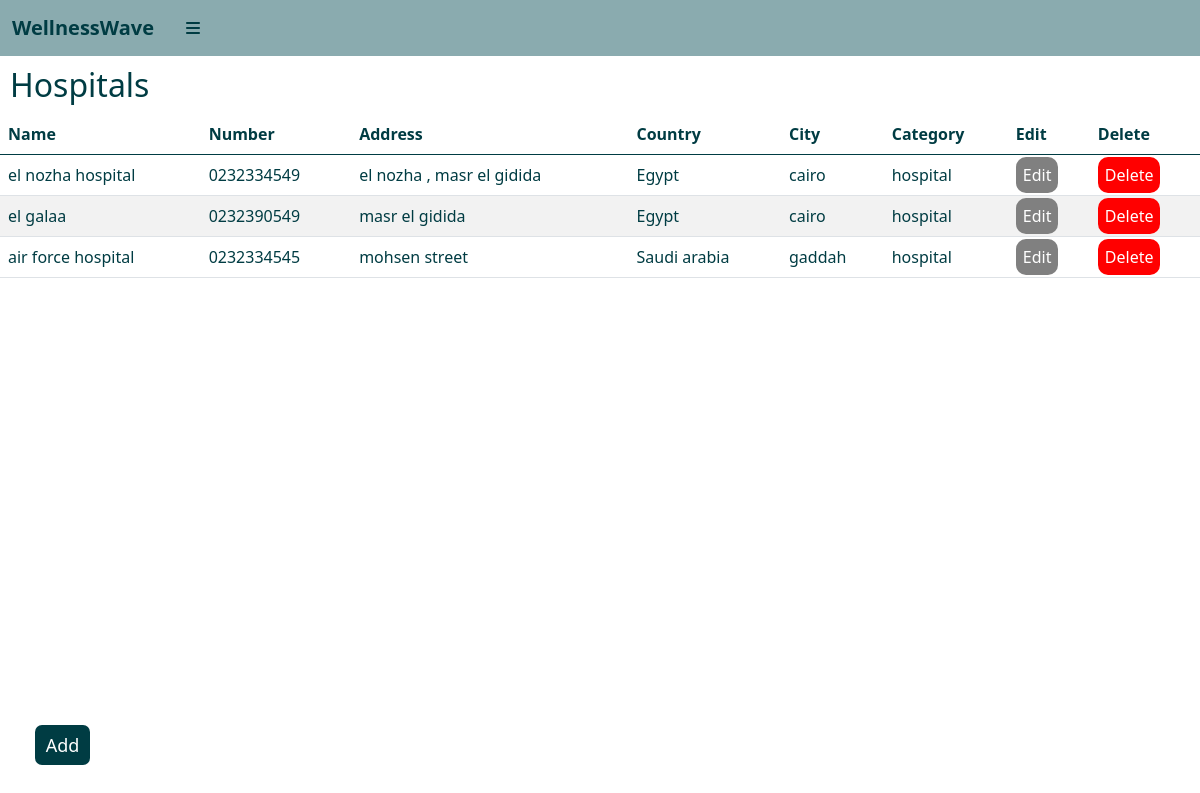
The app's page /wellness-wave-as-admin/ADhospital.php with its own data.
### tables this page shows
CREATE TABLE `hospital` (
  `hospital_id` int(11) NOT NULL,
  `hospital_name` varchar(255) NOT NULL,
  `phone` varchar(255) NOT NULL,
  `address` varchar(255) NOT NULL,
  `country` varchar(255) NOT NULL,
  `city` varchar(255) NOT NULL,
  `category_id` int(11) NOT NULL,
  `image` longtext NOT NULL
);

CREATE TABLE `category` (
  `category_id` int(11) NOT NULL,
  `category_name` varchar(255) NOT NULL
);

### wellness-wave-as-admin/ADhospital.php (the view, shortened to what this page needs)
<?php
include("connection.php");
$join = "SELECT * FROM `hospital` JOIN `category` ON `hospital`. `category_id`=`category`.`category_id`";
$run_join = mysqli_query($connect, $join);
?>
<!DOCTYPE html>
<html lang="en">
<head>
    <link rel="stylesheet" href="CSS/bootstrap.min.css">
    <link rel="stylesheet" href="https://cdnjs.cloudflare.com/ajax/libs/font-awesome/6.5.2/css/all.min.css">
    <link rel="stylesheet" href="./CSS/ADhospital.css">
</head>
<body>
    <div class="main close-nav" id="mainDiv">
        <nav class="navbar navbar-expand-lg navbar-light bg-light">
            <div class="container-fluid">
                <a class="navbar-brand" href="#">WellnessWave</a>
                <div class="collapse navbar-collapse" id="navbarSupportedContent">
                    <li class="nav-item ">
                        <a id="toggleBtn" class="nav-link " href="#" tabindex="-1" aria-disabled="true">
                            <i class="fa-solid fa-bars">
                            </i>
                        </a>
                    </li>
                </div>
            </div>
        </nav>
        <div class="head">
            <h2>Hospitals</h2>
            <table id="example" class="table table-striped" style="width:100%">
                <thead>
                    <tr>
                        <th>Name</th>
                        <th>Number</th>
                        <th>Address</th>
                        <th>Country</th>
                        <th>City</th>
                        <th>Category</th>
                        <th>Edit</th>
                        <th>Delete</th>
                    </tr>
                </thead>
                <tbody>
                    <tr>
                    <?php
              foreach($run_join as $key) { ?>
              <tr>
              <td><?php echo $key['hospital_name']; ?></td>
              <td><?php echo $key['phone']; ?></td>
              <td><?php echo $key['address']; ?></td>
              <td><?php echo $key['country']; ?></td>
              <td><?php echo $key['city']; ?></td>
              <td><?php echo $key['category_name']; ?></td>
              <td><a href="hospitalform.php?edit=<?php echo $key['hospital_id']; ?>"  class="two" >Edit</a></td>
              <td><a href="ADhospital.php?delete=<?php echo $key['hospital_id']; ?>" class="one">Delete</a></td>
                    </tr>
                    <?php
             } ?>
                </tbody>
            </table>
        </div>
        <div class="add">
           <a href="hospitalform.php"> <button>
                Add
            </button></a>
        </div>
</body>
</html>

### wellness-wave-as-admin/css/ADhospital.css (style rules this page uses)
* { padding: 0; margin: 0; box-sizing: border-box; list-style: none; color: #003c43; }
.main { width: 80%; min-height: 100vh; position: absolute; left: 20%; }
.navbar { background-color: #054c5477 !important; color: #003c43 !important; }
.close-nav { width: 100%; left: 0; }
.one { background-color: red; padding: 7px; color: white; border-radius: 10px; text-decoration: none; transition: 0.3s; }
.two { background-color: gray; padding: 7px; color: white; border-radius: 10px; text-decoration: none; transition: 0.3s; }
h2 { margin: 10px; }
.nav-link { transition: 0.2s; color: white !important; }
.navbar-brand { color: #003c43 !important; font-weight: bold; }
.add button { position: absolute; left: 35px; border: none; bottom: 35px; border-radius: 7px; background-color: #003c43; color: white; width: 55px; font-size: large; height: 40px; }

### records on screen
hospital: hospital_name "el nozha hospital", phone "0232334549", address "el nozha , masr el gidida", country "Egypt", city "cairo", category.category_name "hospital"
hospital: hospital_name "el galaa", phone "0232390549", address "masr el gidida", country "Egypt", city "cairo", category.category_name "hospital"
hospital: hospital_name "air force hospital", phone "0232334545", address "mohsen street", country "Saudi arabia", city "gaddah", category.category_name "hospital"
